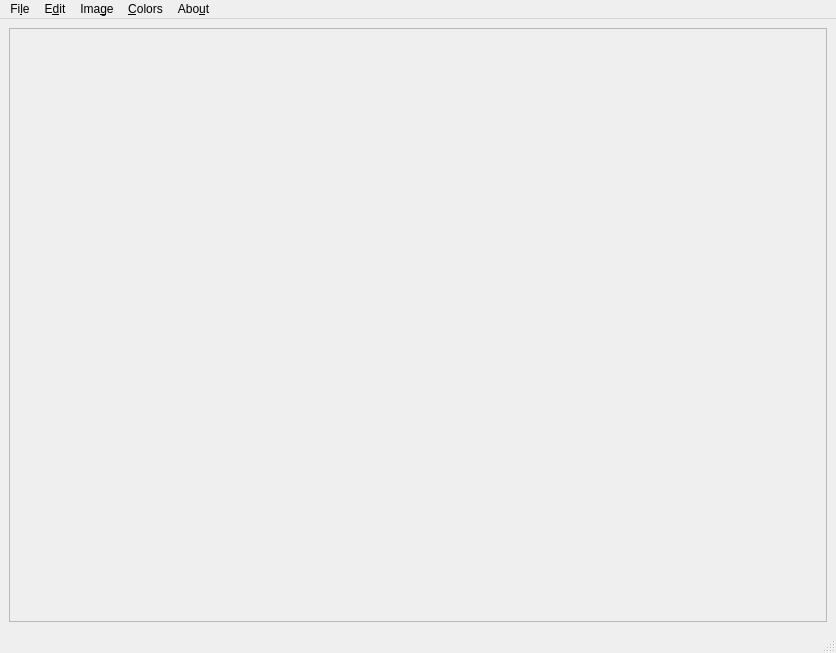
<?xml version="1.0" encoding="UTF-8"?>
<ui version="4.0">
 <class>MainWindow</class>
 <widget class="QMainWindow" name="MainWindow">
  <property name="geometry">
   <rect>
    <x>0</x>
    <y>0</y>
    <width>836</width>
    <height>653</height>
   </rect>
  </property>
  <property name="windowTitle">
   <string>MainWindow</string>
  </property>
  <widget class="QWidget" name="centralwidget">
   <layout class="QGridLayout" name="gridLayout">
    <item row="0" column="0">
     <widget class="QScrollArea" name="scrollArea">
      <property name="widgetResizable">
       <bool>true</bool>
      </property>
      <widget class="QWidget" name="scrollAreaWidgetContents">
       <property name="geometry">
        <rect>
         <x>0</x>
         <y>0</y>
         <width>820</width>
         <height>590</height>
        </rect>
       </property>
       <widget class="QLabel" name="label">
        <property name="enabled">
         <bool>true</bool>
        </property>
        <property name="geometry">
         <rect>
          <x>360</x>
          <y>190</y>
          <width>61</width>
          <height>15</height>
         </rect>
        </property>
        <property name="sizePolicy">
         <sizepolicy hsizetype="Ignored" vsizetype="Ignored">
          <horstretch>0</horstretch>
          <verstretch>0</verstretch>
         </sizepolicy>
        </property>
        <property name="styleSheet">
         <string notr="true">margin: auto; 

padding: 10px;</string>
        </property>
        <property name="text">
         <string/>
        </property>
        <property name="scaledContents">
         <bool>true</bool>
        </property>
       </widget>
      </widget>
     </widget>
    </item>
   </layout>
  </widget>
  <widget class="QMenuBar" name="menubar">
   <property name="geometry">
    <rect>
     <x>0</x>
     <y>0</y>
     <width>836</width>
     <height>27</height>
    </rect>
   </property>
   <widget class="QMenu" name="menuFile">
    <property name="title">
     <string>Fi&amp;le</string>
    </property>
    <addaction name="actionOpen"/>
    <addaction name="actionSave"/>
    <addaction name="actionSave_as"/>
    <addaction name="separator"/>
    <addaction name="actionQuit"/>
   </widget>
   <widget class="QMenu" name="menuImage">
    <property name="enabled">
     <bool>true</bool>
    </property>
    <property name="title">
     <string>Ima&amp;ge</string>
    </property>
    <widget class="QMenu" name="menuFilters">
     <property name="enabled">
      <bool>false</bool>
     </property>
     <property name="title">
      <string>&amp;Filters</string>
     </property>
     <addaction name="actionFilter_1"/>
     <addaction name="actionFilter_4"/>
     <addaction name="actionFilter_5"/>
    </widget>
    <widget class="QMenu" name="menuBrightness">
     <property name="title">
      <string>&amp;Brightness</string>
     </property>
     <addaction name="actionBrightnessMore"/>
     <addaction name="actionBrightnessLess"/>
    </widget>
    <addaction name="actionNoise"/>
    <addaction name="menuBrightness"/>
    <addaction name="menuFilters"/>
    <addaction name="separator"/>
    <addaction name="actionImage_Properties"/>
   </widget>
   <widget class="QMenu" name="menuColors">
    <property name="enabled">
     <bool>true</bool>
    </property>
    <property name="title">
     <string>&amp;Colors</string>
    </property>
    <property name="toolTipsVisible">
     <bool>false</bool>
    </property>
    <addaction name="actionInvert"/>
    <addaction name="actionBlackWhite"/>
    <addaction name="actionGrayscale"/>
    <addaction name="actionSepia"/>
   </widget>
   <widget class="QMenu" name="menuAbout">
    <property name="title">
     <string>Abo&amp;ut</string>
    </property>
   </widget>
   <widget class="QMenu" name="menuEdit">
    <property name="enabled">
     <bool>true</bool>
    </property>
    <property name="title">
     <string>E&amp;dit</string>
    </property>
    <addaction name="actionUndo"/>
    <addaction name="actionRedo"/>
   </widget>
   <addaction name="menuFile"/>
   <addaction name="menuEdit"/>
   <addaction name="menuImage"/>
   <addaction name="menuColors"/>
   <addaction name="menuAbout"/>
  </widget>
  <widget class="QStatusBar" name="statusbar"/>
  <action name="actionOpen">
   <property name="enabled">
    <bool>true</bool>
   </property>
   <property name="text">
    <string>&amp;Open</string>
   </property>
  </action>
  <action name="actionQuit">
   <property name="text">
    <string>&amp;Quit</string>
   </property>
  </action>
  <action name="actionInvert">
   <property name="enabled">
    <bool>false</bool>
   </property>
   <property name="text">
    <string>&amp;Invert</string>
   </property>
  </action>
  <action name="actionGrayscale">
   <property name="enabled">
    <bool>false</bool>
   </property>
   <property name="text">
    <string>&amp;Grayscale</string>
   </property>
  </action>
  <action name="actionMore">
   <property name="text">
    <string>&amp;More</string>
   </property>
  </action>
  <action name="actionLess">
   <property name="enabled">
    <bool>true</bool>
   </property>
   <property name="text">
    <string>&amp;Less</string>
   </property>
  </action>
  <action name="actionSave_as">
   <property name="enabled">
    <bool>false</bool>
   </property>
   <property name="text">
    <string>Sa&amp;ve as...</string>
   </property>
  </action>
  <action name="actionSave">
   <property name="enabled">
    <bool>false</bool>
   </property>
   <property name="text">
    <string>&amp;Save</string>
   </property>
  </action>
  <action name="actionFilter_2">
   <property name="text">
    <string>Filter 2</string>
   </property>
  </action>
  <action name="actionFilter_3">
   <property name="text">
    <string>Filter 3</string>
   </property>
  </action>
  <action name="actionUndo">
   <property name="enabled">
    <bool>false</bool>
   </property>
   <property name="text">
    <string>&amp;Undo</string>
   </property>
  </action>
  <action name="actionRedo">
   <property name="enabled">
    <bool>false</bool>
   </property>
   <property name="text">
    <string>&amp;Redo</string>
   </property>
  </action>
  <action name="actionFilter_1">
   <property name="enabled">
    <bool>true</bool>
   </property>
   <property name="text">
    <string>&amp;Filter 1</string>
   </property>
  </action>
  <action name="actionFilter_4">
   <property name="enabled">
    <bool>true</bool>
   </property>
   <property name="text">
    <string>Filter &amp;2</string>
   </property>
  </action>
  <action name="actionFilter_5">
   <property name="enabled">
    <bool>true</bool>
   </property>
   <property name="text">
    <string>Filter &amp;3</string>
   </property>
  </action>
  <action name="actionImage_Properties">
   <property name="enabled">
    <bool>false</bool>
   </property>
   <property name="text">
    <string>&amp;Image Properties</string>
   </property>
  </action>
  <action name="actionBlackWhite">
   <property name="enabled">
    <bool>false</bool>
   </property>
   <property name="text">
    <string>&amp;Black-White</string>
   </property>
  </action>
  <action name="actionSepia">
   <property name="enabled">
    <bool>false</bool>
   </property>
   <property name="text">
    <string>&amp;Sepia</string>
   </property>
  </action>
  <action name="actionNoise">
   <property name="enabled">
    <bool>false</bool>
   </property>
   <property name="text">
    <string>&amp;Noise</string>
   </property>
  </action>
  <action name="actionBrightnessMore">
   <property name="enabled">
    <bool>false</bool>
   </property>
   <property name="text">
    <string>&amp;More</string>
   </property>
  </action>
  <action name="actionBrightnessLess">
   <property name="enabled">
    <bool>false</bool>
   </property>
   <property name="text">
    <string>&amp;Less</string>
   </property>
  </action>
 </widget>
 <resources/>
 <connections>
  <connection>
   <sender>actionQuit</sender>
   <signal>triggered()</signal>
   <receiver>MainWindow</receiver>
   <slot>close()</slot>
   <hints>
    <hint type="sourcelabel">
     <x>-1</x>
     <y>-1</y>
    </hint>
    <hint type="destinationlabel">
     <x>399</x>
     <y>299</y>
    </hint>
   </hints>
  </connection>
 </connections>
</ui>
